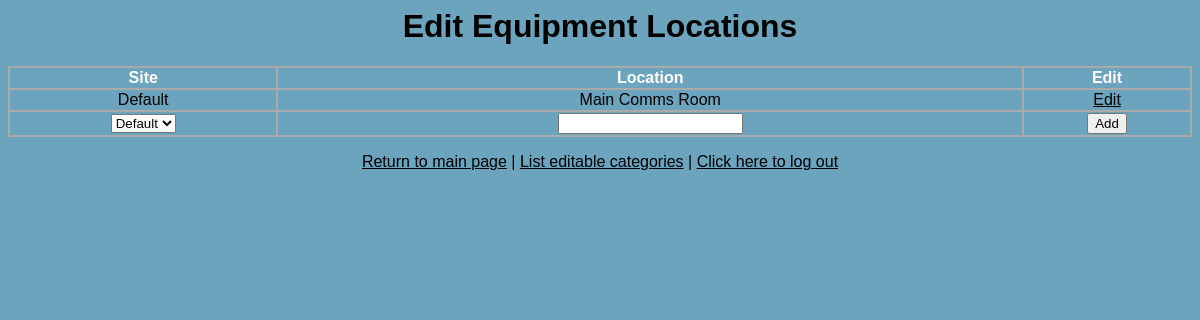
Page /edit.php?type=location (signed in) on the committed database.
### tables this page shows
CREATE TABLE `equipment_locations` (
  `intUID` int(11) NOT NULL auto_increment,
  `intSite` int(11) NOT NULL default '1',
  `strLocation` varchar(255) NOT NULL default '',
  PRIMARY KEY  (`intUID`),
  KEY `intSite` (`intSite`)
) TYPE=MyISAM AUTO_INCREMENT=2;

CREATE TABLE `equipment_sites` (
  `intUID` int(11) NOT NULL auto_increment,
  `strSite` varchar(255) NOT NULL default '',
  `strSiteAddr1` varchar(255) NOT NULL default '',
  `strSiteAddr2` varchar(255) NOT NULL default '',
  `strSiteAddr3` varchar(255) NOT NULL default '',
  `strSiteAddr4` varchar(255) NOT NULL default '',
  `strSiteAddr5` varchar(255) NOT NULL default '',
  `strSitePostcode` varchar(50) NOT NULL default '',
  `strSiteCountry` varchar(255) NOT NULL default '',
  `strContactNum` varchar(50) NOT NULL default '',
  `strContactName` varchar(255) NOT NULL default '',
  PRIMARY KEY  (`intUID`)
) TYPE=MyISAM AUTO_INCREMENT=2;

### edit.php (the view, shortened to what this page needs)
<?php
require_once("theme/pagelayout.php");
if(isset($_REQUEST['logout'])) {
  doAuthenticate(TRUE);
  echo "<p>You have now logged out</p>\n";
  $LogInOrOut=" <a href='edit.php'>Log in</a>";
} else {
  $LogInOrOut=" <a href='edit.php?logout'>Click here to log out</a>";
}
var_dump($_REQUEST);
echo "<form method='post' action='edit.php'>\n";
if($_SESSION['admin_approved']) {
  switch($_REQUEST['type']) {
    case "location":
      if(doCheckLevel(1,3,5,6,8,9)) {
        switch($_REQUEST['query']) {
          default:
            echo "<h1 align=center>Edit Equipment Locations</h1>\n";
            $return=getLocationList();
            echo "<table width=100%>\n";
            echo "<tr><th>Site</th><th>Location</th><th>Edit</th></tr>\n";
            if($return['size']==0) {
              echo "<tr><td colspan=3>WARNING: You have no locations defined!</td></tr>\n";
            } else {
              while(list($intUID, $strLocation, $strSite)=mysql_fetch_array($return['query'])) {
                echo "<tr><td>$strSite</td><td>$strLocation</td><td><a href='edit.php?query=edit&type=location&uid=$intUID'>Edit</a></td></tr>\n";
              }
              echo "<tr><td>";
              $return=getSiteList();
              if($return['size']>0) {
                echo "<select name=site>\n";
                while(list($intUID, $strSite)=mysql_fetch_array($return['query'])) {
                  echo "<option value='$intUID'>$strSite</option>\n";
                }
                echo "</select>";
              }
              echo "</td><td><input type=text name=location></td><td><input type=submit value=Add></td></tr>\n";
              echo "</table>";
            }
          break;
        }
      } else {
        echo "<p>You do not have sufficient admin priviliges to perform these tasks.</p>";
      }
    break;
  }
}
function getSiteList($strWhere="") {
  $strSQL="SELECT * FROM equipment_sites " . $strWhereStatement . " ORDER BY strSite";
  $result['query']=mysql_query($strSQL);
  $result['size']=mysql_num_rows($result['query']);
  return($result);
}
function getLocationList($strWhere="",$bolReturnStrings=TRUE) {
  if($bolReturnStrings==TRUE) {
    $strSelect="el.intUID, el.strLocation, es.strSite";
    $strTables="equipment_locations AS el, equipment_sites AS es";
    $strOrderBy="ORDER BY es.strSite, el.strLocation";
    if($strWhere!="") {
      $strWhereStatement="WHERE el.intSite=es.intUID AND " . $strWhere;
    } else {
      $strWhereStatement="WHERE el.intSite=es.intUID";
    }
  } else {
    $strSelect="el.intUID, el.strLocation, el.intSite";
    $strTables="equipment_locations AS el";
    $strOrderBy="";
    if($strWhere!="") {$strWhereStatement="WHERE " . $strWhere;}
  }
  $strSQL="SELECT $strSelect FROM $strTables $strWhereStatement $strOrderBy";
  $result['query']=mysql_query($strSQL);
  $result['size']=mysql_num_rows($result['query']);
  return($result);
}
if ($_REQUEST['query']=="edit") {
  $EditPage="<a href='edit.php'>List editable categories</a> | <a href='edit.php?type=" . $_REQUEST['type'] . "'>Edit " . $_REQUEST['type'] . " items |";
} elseif ($_REQUEST['type']!="") {
  $EditPage="<a href='edit.php'>List editable categories</a> |";
} else {
  $EditPage="";
}
function doCheckLevel($lvl0="",$lvl1="",$lvl2="",$lvl3="",$lvl4="",$lvl5="",$lvl6="",$lvl7="",$lvl8="",$lvl9="") {
  switch($_SESSION['admin_level']) {
    case $lvl0:
    case $lvl1:
    case $lvl2:
    case $lvl3:
    case $lvl4:
    case $lvl5:
    case $lvl6:
    case $lvl7:
    case $lvl8:
    case $lvl9:
      return(TRUE);
    break;
  }
}
?>

### theme/css.css (style rules this page uses)
BODY { background-color: #6CA3BD; color: #000000; font-family: Arial; }
TD { text-align: center; vertical-align: middle; background-color: #6CA3BD; }
TH { color: #FFFFFF; background-color: #6CA3BD; }
TABLE { background-color: #AAAAAA; }
A { color: #000000; }
H1 { text-align: center; }

### rows in the picture
equipment_locations: equipment_sites.strSite "Default", strLocation "Main Comms Room"

### other values in the picture
$footertext "Return to main page |"
form field site "Default"
